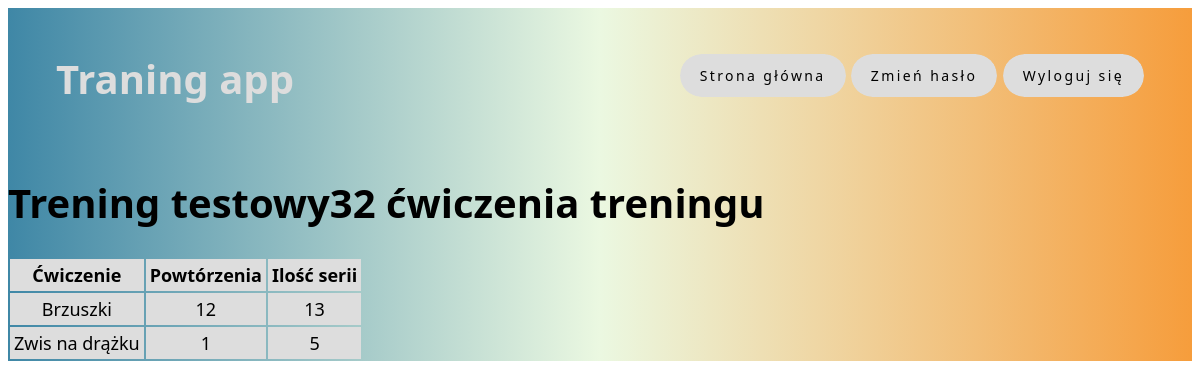
/traningapp/training_exercises/17/, run on the app's committed database.
### traningapp/models.py (models this page shows, shortened)
class Training(models.Model):
    name = models.CharField(max_length=100,null=True)
    datetime = models.DateTimeField()
    executed = models.BooleanField(default=False)
    all_calories = models.FloatField(null=True)
    user = models.ForeignKey(User, on_delete=models.CASCADE, null=True)
    description = models.TextField(blank=True)
    duration = models.FloatField(null=True)
    exercises = models.ManyToManyField('Exercise', through='TrainingExercise')

class TrainingExercise(models.Model):
    training = models.ForeignKey(Training, on_delete=models.CASCADE)
    exercise = models.ForeignKey(Exercise, on_delete=models.CASCADE)
    repetitions = models.PositiveIntegerField(default=1)
    series = models.PositiveIntegerField(default=1)

class Exercise(models.Model):
    name = models.CharField(max_length=100)
    difficulty = models.CharField(max_length=50, choices=[('easy', 'Easy'), ('medium', 'Medium'), ('hard', 'Hard')])
    calories_per_one = models.FloatField()
    body_part = models.ForeignKey(BodyPart, on_delete=models.SET_NULL, null=True)
    description = models.TextField(blank=True)
    def __str__(self):
        return self.name

### traningapp/views.py (the view)
# urls.py: path('training_exercises/<int:training_id>/', training_exercises, name='training_exercises'),
def training_exercises(request, training_id):
    training_exercises = TrainingExercise.objects.filter(training_id=training_id)
    training_name = training_exercises.first().training.name
    return render(request, 'training_exercises.html', {'training_exercises': training_exercises, 'training_name': training_name})

### templates/training_exercises.html
{% extends 'base.html' %}
{% block content %}
<body>
    <h1>{{ training_name }} ćwiczenia treningu</h1>
    <table>
        <thead>
            <tr>
                <th class="tab1">Ćwiczenie</th>
                <th class="tab1">Powtórzenia</th>
                <th class="tab1">Ilość serii</th>
            </tr>
        </thead>
        <tbody>
            {% for exercise in training_exercises %}
            <tr>
                <td class="tab1">{{ exercise.exercise }}</td>
                <td class="tab1">{{ exercise.repetitions }}</td>
                <td class="tab1">{{ exercise.series }}</td>
            </tr>
            {% endfor %}
        </tbody>
    </table>
</body>
{% endblock %}

### static/styles.css (style rules this page uses)
body { font-family: system-ui; font-size: 20px; }
.tab1 { font-size: large; background-color: #ddd; padding: 4px; text-align: center; }

### data on the page
Training: name "Trening testowy32"
TrainingExercise: exercise "Brzuszki", repetitions "12", series "13"
TrainingExercise: exercise "Zwis na drążku", repetitions "1", series "5"
